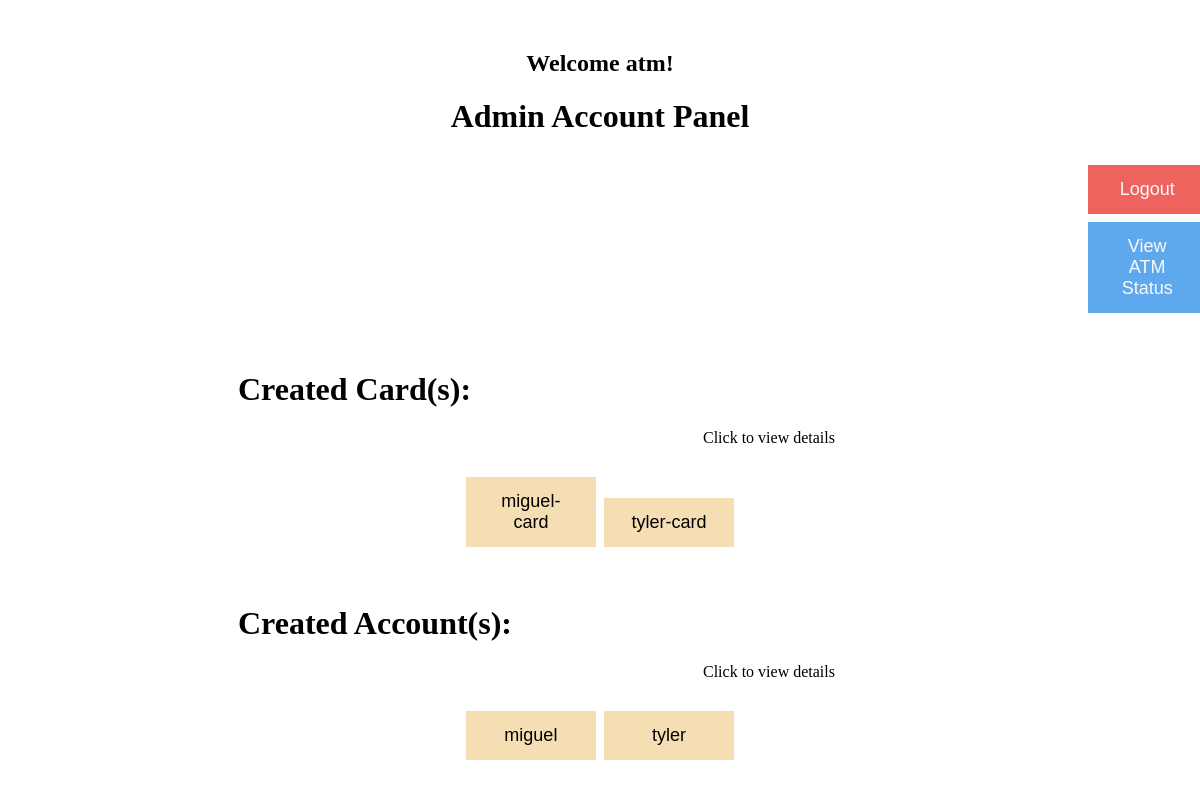
The page /admin-account-panel/ (signed in) on the database its author committed.
### ATM/models.py (models this page shows, shortened)
class Card(models.Model):
    card_number = models.PositiveIntegerField(primary_key=True)
    pin = models.PositiveIntegerField(default=False)
    card_name = models.CharField(max_length=30)
    issue_date = models.DateField()
    exp_date = models.DateField(default=datetime.now() + timedelta(days=1095))
    balance = models.PositiveIntegerField()
    address = models.CharField(max_length=60)
    phone_number = models.PositiveIntegerField()

class Account(models.Model):
    account_number = models.PositiveIntegerField(primary_key=True)
    account_name = models.CharField(max_length=30)
    password = models.CharField(max_length=30)
    phone_number = models.PositiveIntegerField()

### ATM/views.py (the view)
# urls.py: path('admin-account-panel/', views.admin_account_panel),
@login_required(login_url='/admin-login')
def admin_account_panel(request):
    card = Card.objects.all()
    account = Account.objects.all()
    context = {'card': card, 'account':account}
    return render(request, 'admin-account-panel.html', context)

### ATM/templates/admin-account-panel.html (shortened to what this page needs)
<h2 style="text-align:center;margin-top:50px;">Welcome {{user.username}}!</h2>
<h1 style="text-align:center;">Admin Account Panel</h1>
{% if user.is_authenticated %}
<button id="logout-btn" value="Logout" onclick="location.href = '/admin-login'">
    Logout</button>
{% endif %}
<button style="margin-left:1080px;margin-top:0px;" onclick="location.href = '/atm-status'">View ATM Status</button>
<h1 style="margin-left:230px;margin-top:50px;">Created Card(s):</h1>
<p4 style="margin-left:695px;margin-top:-50px;">Click to view details</p4>
<div style="text-align: center;">
    <h1>
        {% for data in card %}
        {% if data.card_name %}
        <button method="post" name="{{data.card_name}}" class="card-btn"
            onclick="location.href='card-details/?card_name={{data.card_name}}'">{{data.card_name}}</button>
        {% endif %}
        {% endfor %}
    </h1>
</div>
<h1 style="margin-left:230px;margin-top:50px;">Created Account(s):</h1>
<p4 style="margin-left:695px;margin-top:-50px;">Click to view details</p4>
<div style="text-align: center;">
    <h1>
        {% for data in account %}
        {% if data.account_name %}
        <button method="post" name="{{data.account_name}}" class="card-btn"
            onclick="location.href='account-details/?account_name={{data.account_name}}'">{{data.account_name}}</button>
        {% endif %}
        {% endfor %}
    </h1>
</div>

### ATM/templates/admin-account-panel.html (style rules this page uses)
button { font-size: 18; background-color: #5ea8ee; color: rgb(250, 250, 250); padding: 14px 20px; margin: 8px 0; border: none; cursor: pointer; width: 10%; }
#logout-btn { background-color: #ee635e; margin-left: 1080px; }
.card-btn { background-color: wheat; color: rgb(0, 0, 0); padding: 14px 20px; margin: 8px 0; cursor: pointer; width: 11%; }

### rows shown on the page
Card: card_name "miguel-card"
Card: card_name "tyler-card"
Account: account_name "miguel"
Account: account_name "tyler"

### other values the page prints
{{ user.username }} "atm"
